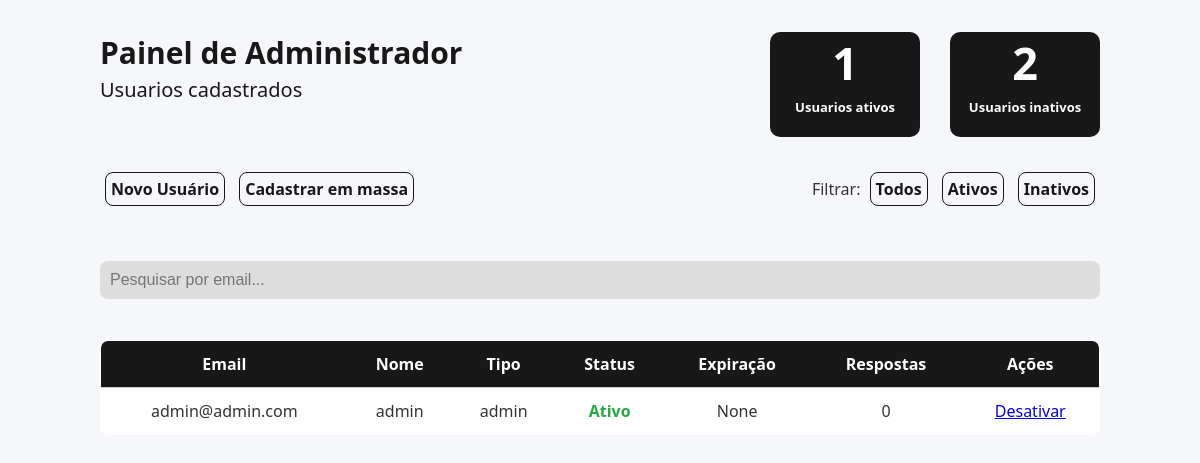
Screenshot of /admin/usuarios?filtro=ativos (signed in) with the database file from the repository.
### tables this page shows
CREATE TABLE usuarios (
                        id INTEGER PRIMARY KEY AUTOINCREMENT,
                        email TEXT UNIQUE NOT NULL,
                        nome TEXT NOT NULL,
                        senha TEXT NOT NULL,
                        telefone TEXT NOT NULL,
                        tipo TEXT DEFAULT 'normal',
                        ativo INTEGER DEFAULT 1,
                        data_expiracao TEXT
                  );

### app/routes/admin.py (the view)
    @app.route('/admin/usuarios')
    def listar_usuarios():
        if session.get('tipo') != 'admin':
            return redirect('/login')
        filtro = request.args.get('filtro', 'todos')  # ativos, inativos, todos
        query = """
            SELECT u.id, u.email, u.nome, u.tipo, u.ativo, u.data_expiracao, COUNT(r.id)
            FROM usuarios u
            LEFT JOIN formularios f ON f.user_id = u.id
            LEFT JOIN respostas r ON r.formulario_id = f.id
        """
        if filtro == 'ativos':
            query += " WHERE u.ativo=1"
        elif filtro == 'inativos':
            query += " WHERE u.ativo=0"
        query += " GROUP BY u.id ORDER BY u.email"
        with sqlite3.connect('db.sqlite3') as conn:
            usuarios = conn.execute(query).fetchall()
            status = conn.execute("""
                SELECT
                    SUM(CASE WHEN ativo = 1 THEN 1 ELSE 0 END) as ativos,
                    SUM(CASE WHEN ativo = 0 THEN 1 ELSE 0 END) as inativos
                FROM usuarios
            """).fetchone()
        return render_template(
            'usuarios_admin.html',
            usuarios=usuarios,
            filtro=filtro,
            ativos=status[0] or 0,
            inativos=status[1] or 0
        )

### app/templates/usuarios_admin.html (shortened to what this page needs)
<!DOCTYPE html>
<html lang="pt-BR">
<head>
  <link rel="stylesheet" href="{{ url_for('static', filename='usuarios.css') }}">
</head>
<body>
  <div class="container">
    <section class="topo">
      <div class="texto-cabecalho">
        <h2>Painel de Administrador</h2>
        <p>Usuarios cadastrados</p>
      </div>
      <div class="informacoes">
        <div class="box">
          <h3>{{ ativos }}</h3>
          <p>Usuarios ativos</p>
        </div>
        <div class="box">
          <h3>{{ inativos }}</h3>
          <p>Usuarios inativos</p>
        </div>
      </div>
    </section>
    <section class="options_button">
      <div class="cadastro">
        <a href="/admin/cadastrar">Novo Usuário</a>
        <a href="/admin/cadastrar-em-massa">Cadastrar em massa</a>
      </div>
      <div class="filtro">
        Filtrar:
        <a href="/admin/usuarios?filtro=todos">Todos</a>
        <a href="/admin/usuarios?filtro=ativos">Ativos</a>
        <a href="/admin/usuarios?filtro=inativos">Inativos</a>
      </div>
    </section>
    <input type="text" id="pesquisaNome" placeholder="Pesquisar por email..." class="input-pesquisa" />
    <table>
      <thead>
        <tr>
          <th>Email</th>
          <th>Nome</th>
          <th>Tipo</th>
          <th>Status</th>
          <th>Expiração</th>
          <th>Respostas</th>
          <th>Ações</th>
        </tr>
      </thead>
      <tbody>
        {% for u in usuarios %}
        <tr>
          <td data-label="Email">{{ u[1] }}</td>
          <td data-label="Nome">{{ u[2] }}</td>
          <td data-label="Tipo">{{ u[3] }}</td>
          <td data-label="Status" class="status-{{ 'ativo' if u[4] == 1 else 'inativo' }}">
            {{ 'Ativo' if u[4] == 1 else 'Inativo' }}
          </td>
          <td data-label="Expiração">{{ u[5] }}</td>
          <td data-label="Respostas">{{ u[6] }}</td>
          <td data-label="Ações">
            <a href="/admin/usuario/{{ u[0] }}/toggle">
              {{ 'Desativar' if u[4] == 1 else 'Ativar' }}
            </a>
          </td>
        </tr>
        {% endfor %}
      </tbody>
    </table>
  </div>
</body>
</html>

### app/static/usuarios.css (style rules this page uses)
:root { --cor-fundo: #f5f7fa; --cor-texto: #333; --cor-link: #1f1f1f; --cor-link-hover: #1a1a1a; --cor-tabela-fundo: #fff; --cor-tabela-borda: #ccc; --cor-tabela-header: #e9ecef; --cor-ativo: #28a745; --cor-inativo: #dc3545; }
body { margin: 0; padding: 0; font-family: 'Segoe UI', Tahoma, Geneva, Verdana, sans-serif; background-color: var(--cor-fundo); color: var(--cor-texto); }
.container { max-width: 1000px; margin: auto; padding: 2rem; }
h2 { text-align: center; margin-bottom: 1.5rem; }
table { width: 100%; border-collapse: collapse; background-color: var(--cor-tabela-fundo); border: 1px solid var(--cor-tabela-borda); border-radius: 8px; overflow: hidden; margin-top: 1rem; }
th, td { padding: 0.75rem; text-align: center; border-bottom: 1px solid var(--cor-tabela-borda); }
th { margin-top: 20px; background-color: #181818; color: #fff; }
.status-ativo { color: var(--cor-ativo); font-weight: bold; }
.texto-cabecalho { color: #181818; }
.texto-cabecalho h2 { font-size: 30px; margin: 0 10px 3px 0; }
.texto-cabecalho p { font-weight: 400; font-size: 20px; margin: 0; }
.topo { display: flex; justify-content: space-between; }
.informacoes { display: flex; gap: 30px; text-align: center; }
.informacoes h3 { font-weight: bold; font-size: 45px; margin: 0; padding: 0; }
.informacoes P { font-weight: bold; font-size: 13px; margin: 0; padding: 5px; }
.informacoes .box { background-color: #181818; color: #fff; border-radius: 10PX; width: 150px; height: 105px; }
.options_button { display: flex; justify-content: space-between; margin-top: 30px; }
.options_button .cadastro a { text-decoration: none; color: #181818; font-weight: bold; padding: 5px; margin: 5px; border: 1px solid #181818; border-radius: 8px; transition: background-color 0.3s ease, color 0.3s ease; display: inline-block; }
.options_button .filtro a { text-decoration: none; color: #181818; font-weight: bold; padding: 5px; margin: 5px; border: 1px solid #181818; border-radius: 8px; transition: background-color 0.3s ease, color 0.3s ease; display: inline-block; }
.input-pesquisa { margin-top: 50px; width:100%; max-width: 1000px; padding: 10px; border-radius: 8px; border: none; margin-bottom: 25px; font-size: 16px; background-color: #dddddd; color: #181818; box-sizing: border-box; }

### rows the page displays
usuarios: email "admin@admin.com", nome "admin", tipo "admin", ativo "Ativo", u "None", u "0", ativo "Desativar"

### other values shown
{{ ativos }} "1"
{{ inativos }} "2"
